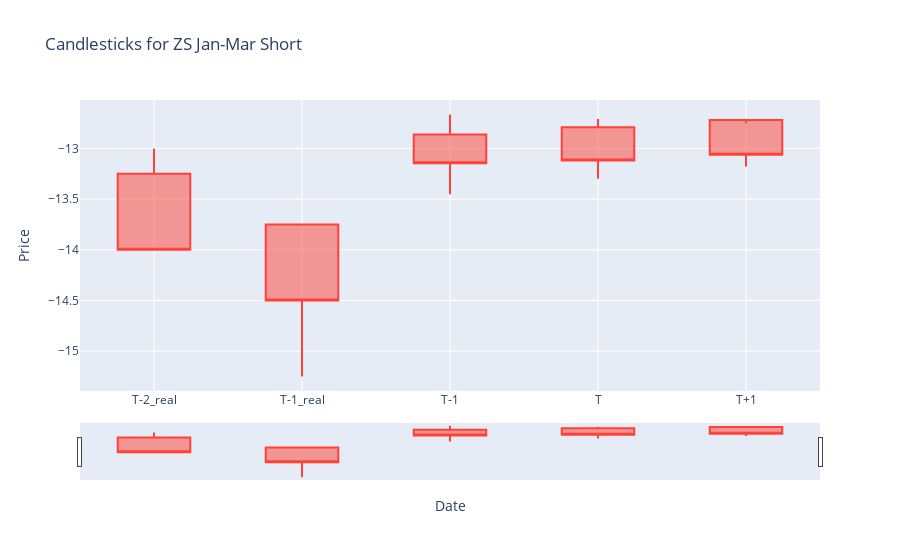

Notebook cell for this chart:
### Code cell
candle = go.Candlestick(
    x=['T-2_real','T-1_real','T-1','T','T+1'],  
    open=ohlc['Open'],
    high=ohlc['High'],
    low=ohlc['Low'],
    close=ohlc['Close']
)

# Create a figure and add the candlestick
fig = go.Figure(data=[candle])

# Update layout to show titles
fig.update_layout(title='Candlesticks for '+files[-1][-19:-9]+" Short", xaxis_title='Date', yaxis_title='Price')
# fig.update_layout(title='Candlesticks for '+files[-1][-15:-9], xaxis_title='Date', yaxis_title='Price')

# Show the figure
fig.show()

### Figure 1 — Plotly figure (JSON) as saved in the notebook; plotly's stock layout.template omitted (floating-point values rounded to 4 significant figures)
{"data": [{"close": [-14, -14.5, -13.15, -13.12, -13.06, -12.99], "high": [-13, -13.75, -12.66, -12.71, -12.75, -12.79], "low": [-14, -15.25, -13.45, -13.3, -13.18, -13.08], "open": [-13.25, -13.75, -12.86, -12.79, -12.72, -12.65], "type": "candlestick", "x": ["T-2_real", "T-1_real", "T-1", "T", "T+1"]}], "layout": {"title": {"text": "Candlesticks for ZS Jan-Mar Short"}, "xaxis": {"title": {"text": "Date"}}, "yaxis": {"title": {"text": "Price"}}}}
